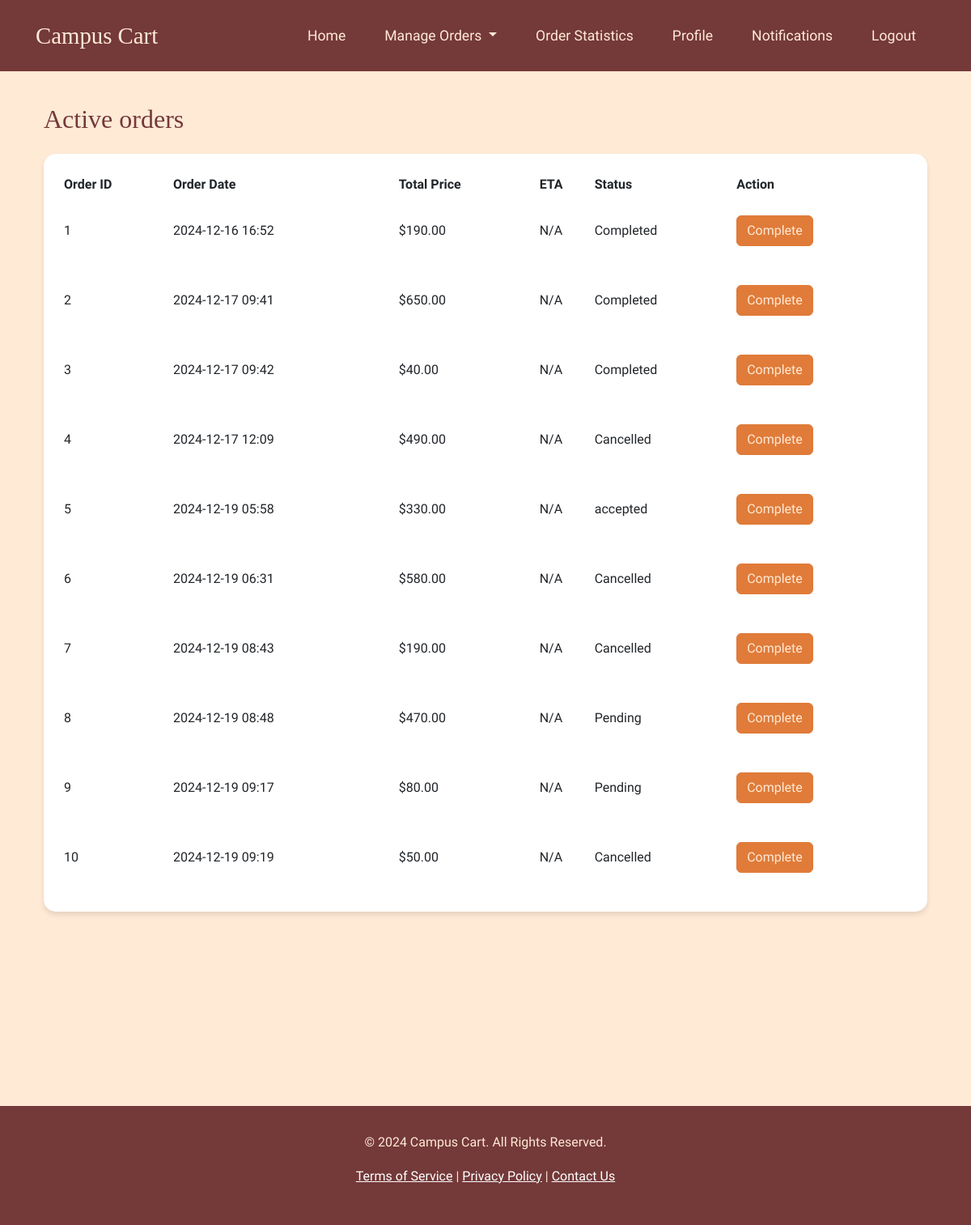
The app's page /ssp/active_orders (signed in) with its own data.
### ssp/models.py (models this page shows)
class Orders(db.Model):
    id = db.Column(db.Integer, primary_key=True)
    user_id = db.Column(db.Integer, db.ForeignKey('users.id'), nullable=False)
    order_date = db.Column(db.DateTime, default=datetime.utcnow)
    total_price = db.Column(db.Float, nullable=False)
    status = db.Column(db.String(50), default='Pending')  # Order status: Pending, Completed, Cancelled
    eta = db.Column(db.String(50), nullable=True)  # Estimated time of arrival
    items = db.relationship('OrderItems', backref='order', lazy=True)
    ssp_id = db.Column(db.Integer, db.ForeignKey('ssps.id'), nullable=True)  # Assuming a relation to order items

### ssp/routes/ssp.py (the view)
@ssp.route('/active_orders')
@login_required
def active_orders():
    if current_user.role_id != 2:
        return redirect(url_for('auth.login'))
    active_orders = Orders.query.all()
    return render_template('service_professional/active-orders.html', orders=active_orders)

### ssp/templates/service_professional/active-orders.html (shortened to what this page needs)
<!DOCTYPE html>
<html lang="en">
  <head>
    <link
      href="https://cdn.jsdelivr.net/npm/tailwindcss@2.2.19/dist/tailwind.min.css"
      rel="stylesheet"
    />
    <link href="https://cdn.jsdelivr.net/npm/bootstrap@5.3.0-alpha1/dist/css/bootstrap.min.css" rel="stylesheet" />
    <link rel="stylesheet" href="https://cdn.jsdelivr.net/npm/bootstrap-icons@1.7.2/font/bootstrap-icons.css" />
</head>
<body>
    <nav class="navbar">
        <div class="container-fluid">
            <a class="navbar-brand" href="{{ url_for('student.home') }}">Campus Cart</a>
            <ul class="nav">
              <li class="nav-item">
                <a class="nav-link" href="{{ url_for('ssp.ssp_index') }}">Home</a>
              </li>
              <li class="nav-item dropdown">
                <a class="nav-link dropdown-toggle" href="#" id="manageOrdersDropdown" role="button" data-bs-toggle="dropdown" aria-expanded="false">
                    Manage Orders
                </a>
            </li>
              <li class="nav-item">
                <a class="nav-link" href="{{url_for('ssp.feedback')}}">Order Statistics</a>
              </li>
              <li class="nav-item">
                <a class="nav-link" href="{{url_for('ssp.profile')}}">Profile</a>
              </li>
              <li class="nav-item">
                <a class="nav-link" href="{{url_for('ssp.notifications')}}">Notifications</a>
              </li>
              <li class="nav-item">
                <a class="nav-link" href="{{url_for('auth.logout')}}">Logout</a>
              </li>
            </ul>
        </div>
    </nav>
    <main class="container mx-auto py-8 px-4">
      <h2 class="text-2xxl mt-2 mb-6">Active orders</h2>
      <div class="card rounded-lg mb-5 p-6">
        <table class="w-full">
          <thead>
            <tr>
              <th class="text-left">Order ID</th>
              <th class="text-left">Order Date</th>
              <th class="text-left">Total Price</th>
              <th class="text-left">ETA</th>
              <th class="text-left">Status</th>
              <th class="text-left">Action</th>
            </tr>
          </thead>
          <tbody>
            {% for order in orders %}
            <tr>
              <td class="py-4">{{ order.id }}</td>
              <td class="py-4">{{ order.order_date.strftime('%Y-%m-%d %H:%M') }}</td>
              <td class="py-4">${{ "%.2f"|format(order.total_price) }}</td>
              <td class="py-4">{{ order.eta or 'N/A' }}</td>
              <td class="py-4">{{ order.status }}</td>
              <td class="py-4">
                <button
                  onclick="handleComplete({{ order.id }})"
                  class="btn btn-primary"
                  data-order-id="{{ order.id }}"
                >
                  Complete
                </button>
              </td>
            </tr>
            {% endfor %}
          </tbody>
        </table>
      </div>
    </main>
      <footer class="footer text-center">
        <p>&copy; 2024 Campus Cart. All Rights Reserved.</p>
        <p>
            <a href="#" class="text-white">Terms of Service</a> |
            <a href="#" class="text-white">Privacy Policy</a> |
            <a href="#" class="text-white">Contact Us</a>
        </p>
    </footer>
  </body>
</html>

### ssp/templates/service_professional/active-orders.html (style rules this page uses)
:root { --text-color: #8f3c2d; --background-color: #ffead6; --primary-color: #e07b39; --secondary-color: #886363; --accent-color: #743939; }
body { font-family: "Old Standard TT", serif; background-color: var(--background-color); color: var(--text-color); line-height: 1.6; }
h1, h2, h3, h4, h5, h6 { font-family: "Alegreya", serif; color: var(--accent-color); }
.navbar { background-color: var(--accent-color); padding: 1rem 2rem; }
.navbar-brand { font-family: "Alegreya", serif; font-size: 1.8rem; color: var(--background-color) !important; }
.nav-link { color: var(--background-color) !important; font-family: "Old Standard TT", serif; font-size: 1.1rem; margin: 0 0.5rem; transition: color 0.3s ease; }
.btn-primary { background-color: var(--primary-color); border-color: var(--primary-color); color: var(--background-color); transition: all 0.3s ease; }
.card { border: none; border-radius: 15px; box-shadow: 0 4px 6px rgba(0, 0, 0, 0.1); background-color: white; margin-bottom: 1.5rem; }
.footer { background-color: var(--accent-color); color: var(--background-color); padding: 2rem 0; width: 100%; margin-top: 10rem; }

### records on screen
Orders: id "1", order_date "2024-12-16 16:52", total_price "190.00", eta "N/A", status "Completed"
Orders: id "2", order_date "2024-12-17 09:41", total_price "650.00", eta "N/A", status "Completed"
Orders: id "3", order_date "2024-12-17 09:42", total_price "40.00", eta "N/A", status "Completed"
Orders: id "4", order_date "2024-12-17 12:09", total_price "490.00", eta "N/A", status "Cancelled"
Orders: id "5", order_date "2024-12-19 05:58", total_price "330.00", eta "N/A", status "accepted"
Orders: id "6", order_date "2024-12-19 06:31", total_price "580.00", eta "N/A", status "Cancelled"
Orders: id "7", order_date "2024-12-19 08:43", total_price "190.00", eta "N/A", status "Cancelled"
Orders: id "8", order_date "2024-12-19 08:48", total_price "470.00", eta "N/A", status "Pending"
Orders: id "9", order_date "2024-12-19 09:17", total_price "80.00", eta "N/A", status "Pending"
Orders: id "10", order_date "2024-12-19 09:19", total_price "50.00", eta "N/A", status "Cancelled"
